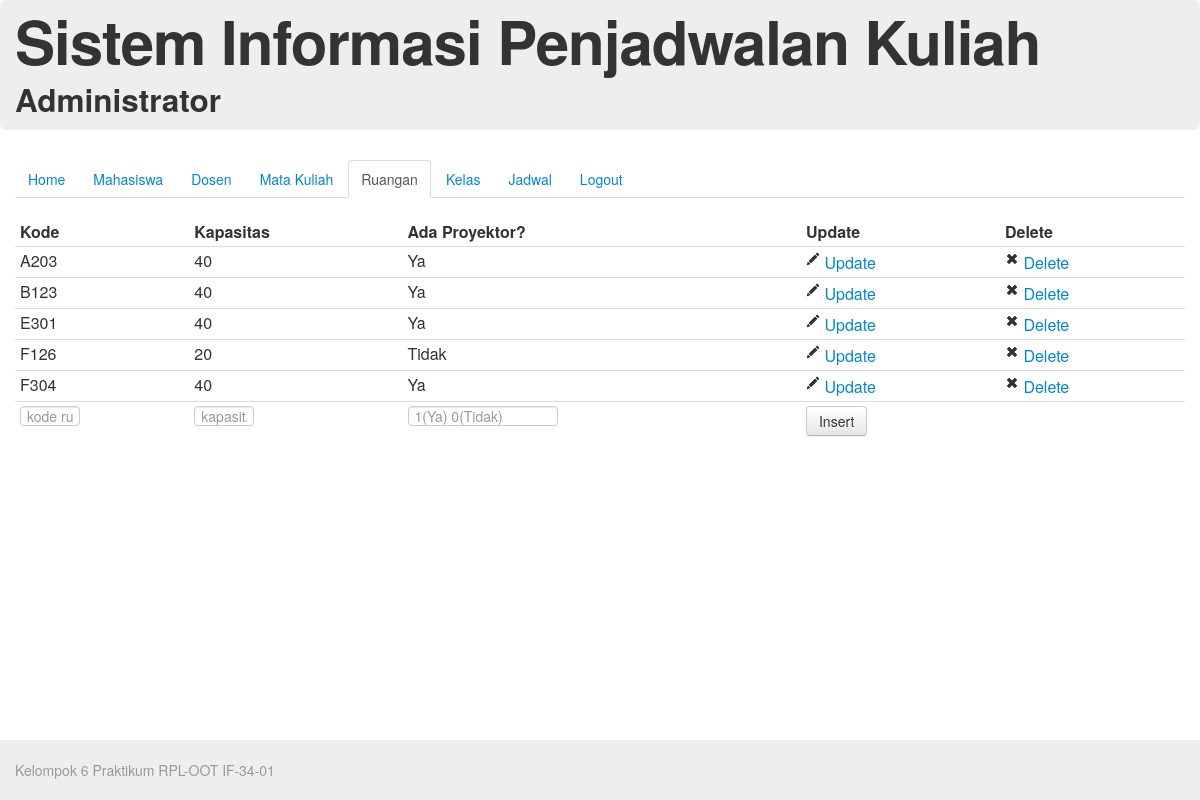
The app's page /source/index.php/adminController/viewRuangan with its own data.
### tables this page shows
CREATE TABLE IF NOT EXISTS `ruangan` (
  `kode_ruangan` varchar(4) NOT NULL,
  `kapasitas` int(3) NOT NULL,
  `ada_proyektor` tinyint(1) NOT NULL,
  PRIMARY KEY (`kode_ruangan`)
);

### source/application/controllers/adminController.php (called while the page is built, shortened)
<?php if ( ! defined('BASEPATH')) exit('No direct script access allowed');
class AdminController extends CI_Controller {
	function viewRuangan($message = -1, $messageData=""){
		$data['active'] = "ruangan";
		$this->load->model('ruangan');
		$data['ruangan'] = $this->ruangan->get_all();
		$data['messageData'] = $messageData;
		$this->load->view('header');
		$this->load->view('admin/menu',$data);
		$this->load->view('admin/tabelRuangan',$data);
		$this->load->view('footer');
	}
}

### source/index.php (called while the page is built, shortened)
<?php
require_once BASEPATH.'core/CodeIgniter.php';

### source/application/models/ruangan.php (called while the page is built, shortened)
<?php
class Ruangan extends CI_Model{
	function get_all(){
		$query = $this->db->get('ruangan');
		return $query->result();
	}
} ?>

### source/application/views/admin/tabelRuangan.php (the view)
<div id="content">
	<table class="table table-hover table-condensed">
		<thead>
			<tr>
				<th>Kode</th>
				<th>Kapasitas</th>
				<th>Ada Proyektor?</th>
				<th>Update</th>
				<th>Delete</th>
			</tr>
		</thead>
		<tbody>
			<?php foreach ($ruangan as $ruang){
				echo "<tr><td>". $ruang->kode_ruangan;
				echo "</td><td>". $ruang->kapasitas;
				echo "</td><td>"; if($ruang->ada_proyektor) echo "Ya"; else echo "Tidak";
				echo "</td><td>";
				echo "<a href='". base_url() ."index.php/adminController/formUpdateRuangan/". $ruang->kode_ruangan ."' title='Update'><i class='icon-pencil'></i> Update</a></td><td>";
				echo "<a href='". base_url() ."index.php/adminController/deleteRuangan/". $ruang->kode_ruangan ."' title='Delete'><i class='icon-remove'></i> Delete</a>";
				echo "</td></tr>";
			}
			?>
		</tbody>
		<tfoot>
			<form action="<?php echo base_url(); ?>index.php/adminController/insertRuangan" method="POST">
				<tr>
					<td><input class="input-mini" type="text" name="kode_ruangan" placeholder="kode ruangan" maxlength="4"></td>
					<td><input class="input-mini" type="text" name="kapasitas" placeholder="kapasitas" maxlength="3"></td>
					<td><input class="input-medium" type="text" name="ada_proyektor" placeholder="1(Ya) 0(Tidak)" maxlength="1"></td>
					<td><input class="btn" type="submit" value="Insert"></td>
					<td></td>
				</tr>
			</form>
		</tfoot>
	</table>
</div>

### records on screen
ruangan: kode_ruangan "A203", kapasitas "40", ada_proyektor "Ya"
ruangan: kode_ruangan "B123", kapasitas "40", ada_proyektor "Ya"
ruangan: kode_ruangan "E301", kapasitas "40", ada_proyektor "Ya"
ruangan: kode_ruangan "F126", kapasitas "20", ada_proyektor "Tidak"
ruangan: kode_ruangan "F304", kapasitas "40", ada_proyektor "Ya"
